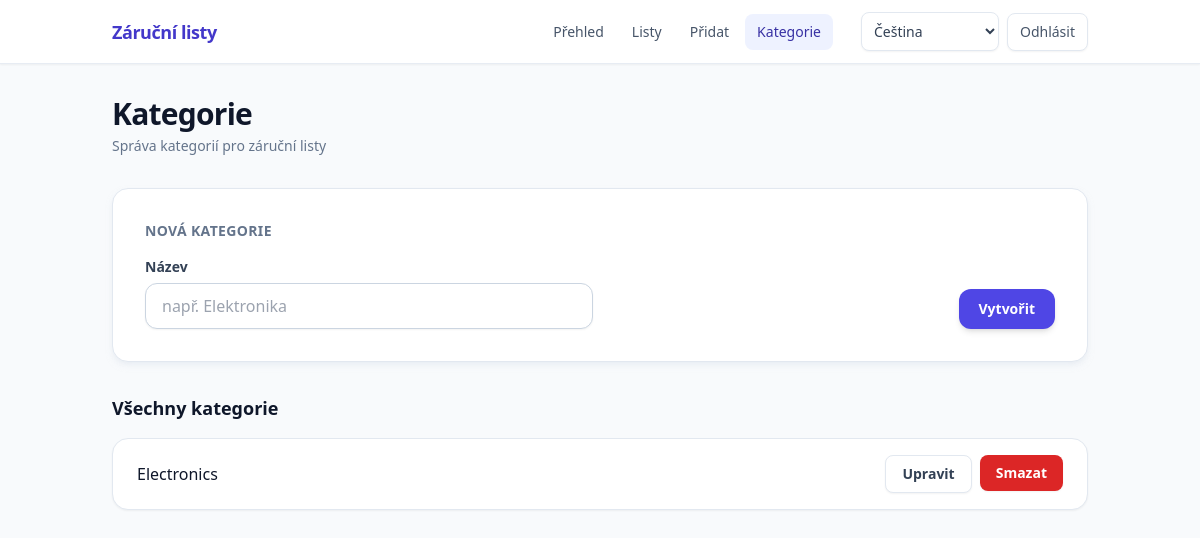
Before: /categories (signed in) with the older database file.
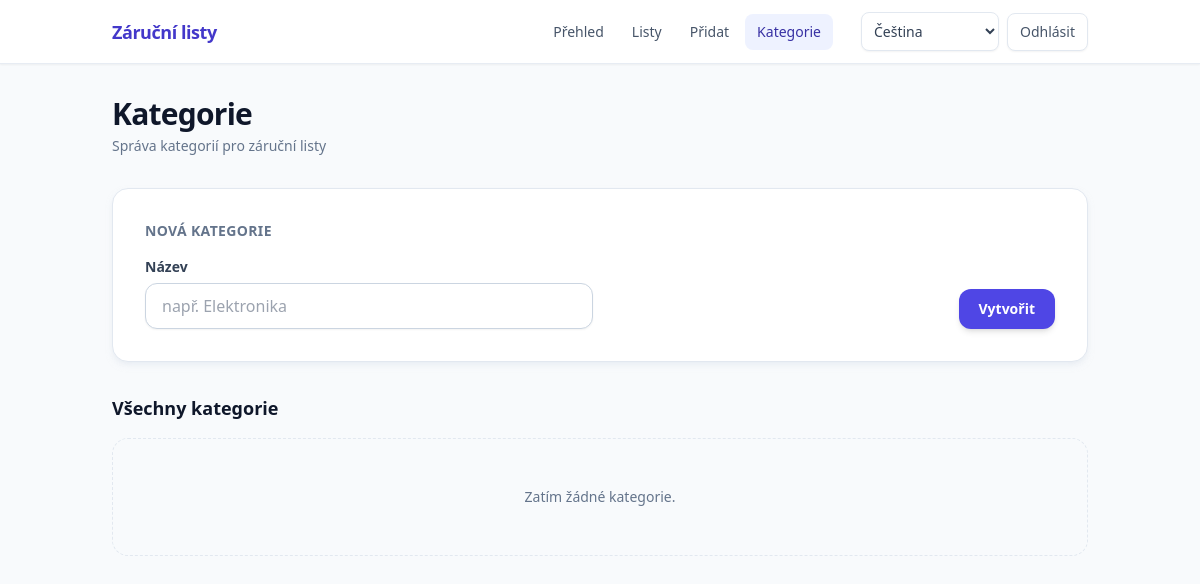
After: the same page with the newer database file.
### tables this page shows
CREATE TABLE categories (
                id INTEGER PRIMARY KEY AUTOINCREMENT,
                name TEXT NOT NULL UNIQUE
            );

### app.py (the view, shortened to what this page needs)
@app.route("/categories", methods=["GET", "POST"])
def categories():
    with closing(get_conn()) as conn:
        rows = conn.execute("SELECT id, name FROM categories ORDER BY name").fetchall()
    return render_template("categories.html", categories=rows)

### app.py (called while the page is built, shortened)
def get_conn():
    conn = sqlite3.connect(DB_PATH, timeout=30.0)
    conn.row_factory = sqlite3.Row
    n_tables = conn.execute(
        "SELECT COUNT(*) AS c FROM sqlite_master WHERE type='table' AND name NOT LIKE 'sqlite_%'"
    ).fetchone()["c"]
    if n_tables == 0:
        conn.execute("PRAGMA auto_vacuum = FULL")
    conn.execute("PRAGMA foreign_keys = ON")
    conn.execute("PRAGMA journal_mode = WAL")
    conn.execute("PRAGMA synchronous = NORMAL")
    return conn

@app.before_request
def _ensure():
    global _db_ok
    _scan_locales()
    g.lang = resolve_locale()
    if not _db_ok:
        init_db()
        _db_ok = True
    ep = request.endpoint
    if ep in PUBLIC_ENDPOINTS or ep is None:
        return
    if session.get("logged_in"):
        return

### i18n.py (called while the page is built, shortened)
def _scan_locales():
    global _locales_flat, _locales_meta, _locales_dir_mtime
    if not LOCALES_DIR.is_dir():
        LOCALES_DIR.mkdir(parents=True, exist_ok=True)
        _locales_flat = {}
        _locales_meta = {}
        _locales_dir_mtime = 0.0
        return
    mt = 0.0
    for p in LOCALES_DIR.glob("*.json"):
        if p.name.startswith("_") or p.name.startswith("."):
            continue
        try:
            mt = max(mt, p.stat().st_mtime)
        except OSError:
            continue
    if mt == _locales_dir_mtime and _locales_flat:
        return

def available_locales():
    _scan_locales()
    return sorted(_locales_flat.keys())

def locale_label(code):
    _scan_locales()
    m = _locales_meta.get(code) or {}
    if m.get("label"):
        return m["label"]
    return code.upper()

def resolve_locale():
    _scan_locales()
    avail = available_locales()
    if not avail:
        return DEFAULT_LOCALE
    ck = (request.cookies.get(LANG_COOKIE) or "").strip().lower()
    if ck in _locales_flat:
        return ck
    try:
        best = request.accept_languages.best_match(avail)
    except (AttributeError, TypeError, ValueError):
        best = None
    if best:
        return best
    if DEFAULT_LOCALE in _locales_flat:
        return DEFAULT_LOCALE
    return avail[0]

def _flat_for_lang(code):
    _scan_locales()
    cs = _locales_flat.get("cs", {})
    en = _locales_flat.get("en", {})
    if code == "cs":
        return dict(cs)
    if code == "en":
        return {**cs, **en}
    ow = _locales_flat.get(code, {})
    return {**cs, **en, **ow}

### templates/categories.html (shortened to what this page needs)
{% extends "base.html" %}
{% block body %}
<div class="mb-8">
  <h1 class="text-2xl font-bold tracking-tight text-slate-900 sm:text-3xl">{{ t('cat.title') }}</h1>
  <p class="mt-1 text-sm text-slate-500">{{ t('cat.subtitle') }}</p>
</div>
<div class="mb-8 rounded-2xl border border-slate-200 bg-white p-6 shadow-md shadow-slate-200/50 sm:p-8">
  <h2 class="mb-4 text-sm font-semibold uppercase tracking-wide text-slate-500">{{ t('cat.new_heading') }}</h2>
  <form method="post" action="{{ url_for('categories') }}" class="flex flex-col gap-4 sm:flex-row sm:items-end">
    <div class="min-w-0 flex-1">
      <label for="name" class="mb-1.5 block text-sm font-semibold text-slate-700">{{ t('cat.name') }}</label>
      <input type="text" id="name" name="name" required maxlength="200"
        class="block w-full max-w-md rounded-xl border border-slate-300 px-4 py-2.5 text-slate-900 shadow-sm focus:border-indigo-500 focus:outline-none focus:ring-2 focus:ring-indigo-500/20"
        placeholder="{{ t('cat.placeholder') }}">
    </div>
    <button type="submit" class="inline-flex shrink-0 items-center justify-center rounded-xl bg-indigo-600 px-5 py-2.5 text-sm font-semibold text-white shadow-md transition hover:bg-indigo-700 focus:outline-none focus:ring-2 focus:ring-indigo-500 focus:ring-offset-2">
      {{ t('cat.create') }}
    </button>
  </form>
</div>
<div>
  <h2 class="mb-4 text-lg font-semibold text-slate-900">{{ t('cat.all_heading') }}</h2>
  {% if categories %}
    <ul class="space-y-3">
      {% for c in categories %}
      <li class="flex flex-col gap-3 rounded-2xl border border-slate-200 bg-white p-4 shadow-sm transition hover:border-slate-300 hover:shadow-md sm:flex-row sm:items-center sm:justify-between sm:px-6">
        <span class="text-base font-medium text-slate-900">{{ c.name }}</span>
        <div class="flex flex-wrap gap-2">
          <a href="{{ url_for('edit_category', cid=c.id) }}" class="inline-flex items-center justify-center rounded-lg border border-slate-200 bg-white px-4 py-2 text-sm font-semibold text-slate-700 shadow-sm transition hover:bg-slate-50">
            {{ t('cat.edit') }}
          </a>
          <form method="post" action="{{ url_for('delete_category', cid=c.id) }}" class="inline" onsubmit="return confirm({{ t('cat.delete_confirm')|tojson }});">
            <button type="submit" class="inline-flex items-center justify-center rounded-lg bg-red-600 px-4 py-2 text-sm font-semibold text-white shadow-sm transition hover:bg-red-700">
              {{ t('cat.delete') }}
            </button>
          </form>
        </div>
      </li>
      {% endfor %}
    </ul>
  {% else %}
    <p class="rounded-2xl border border-dashed border-slate-200 bg-slate-50/80 px-6 py-12 text-center text-sm text-slate-500">{{ t('cat.empty') }}</p>
  {% endif %}
</div>
{% endblock %}

### templates/base.html (shortened to what this page needs)
<!DOCTYPE html>
<html lang="{{ lang }}">
<head>
  <link rel="stylesheet" href="{{ url_for('static', filename='css/tailwind.css') }}">
</head>
<body class="min-h-screen bg-slate-50 text-base text-slate-800 antialiased">
  {% if request.endpoint != 'login' %}
  <header class="sticky top-0 z-20 border-b border-slate-200/80 bg-white/95 shadow-sm backdrop-blur-sm">
    <div class="mx-auto flex max-w-5xl items-center justify-between gap-3 px-4 py-3 sm:px-6">
      <a href="{{ url_for('dashboard') }}" class="shrink-0 text-xl font-semibold tracking-tight text-indigo-700 md:text-lg">{{ t('nav.brand') }}</a>
      <nav class="hidden items-center gap-1 md:flex md:flex-1 md:justify-end md:pr-4">
        <a href="{{ url_for('dashboard') }}" class="rounded-lg px-3 py-2 text-base font-medium transition md:text-sm {% if request.endpoint == 'dashboard' %}bg-indigo-50 text-indigo-800{% else %}text-slate-600 hover:bg-slate-100 hover:text-slate-900{% endif %}">{{ t('nav.dashboard') }}</a>
        <a href="{{ url_for('warranties_list') }}" class="rounded-lg px-3 py-2 text-base font-medium transition md:text-sm {% if request.endpoint == 'warranties_list' %}bg-indigo-50 text-indigo-800{% else %}text-slate-600 hover:bg-slate-100 hover:text-slate-900{% endif %}">{{ t('nav.lists') }}</a>
        <a href="{{ url_for('add_warranty') }}" class="rounded-lg px-3 py-2 text-base font-medium transition md:text-sm {% if request.endpoint in ('add_warranty', 'edit_warranty') %}bg-indigo-50 text-indigo-800{% else %}text-slate-600 hover:bg-slate-100 hover:text-slate-900{% endif %}">{{ t('nav.add') }}</a>
        <a href="{{ url_for('categories') }}" class="rounded-lg px-3 py-2 text-base font-medium transition md:text-sm {% if request.endpoint in ('categories', 'edit_category') %}bg-indigo-50 text-indigo-800{% else %}text-slate-600 hover:bg-slate-100 hover:text-slate-900{% endif %}">{{ t('nav.categories') }}</a>
      </nav>
      <div class="flex items-center gap-2">
        <div class="relative hidden md:block">
          <select id="header-lang" class="max-w-[10rem] cursor-pointer rounded-lg border border-slate-200 bg-white py-2 pl-2 pr-8 text-sm text-slate-700 shadow-sm focus:border-indigo-500 focus:outline-none focus:ring-2 focus:ring-indigo-500/20" onchange="if(this.value) window.location.href=this.value;">
            {% for code in available_locales() %}
              <option value="{{ url_for('set_language', code=code) }}" {% if code == lang %}selected{% endif %}>{{ locale_label(code) }}</option>
            {% endfor %}
          </select>
        </div>
        <form method="post" action="{{ url_for('logout') }}" class="hidden md:block">
          <button type="submit" class="rounded-lg border border-slate-200 bg-white px-3 py-2 text-base font-medium text-slate-600 shadow-sm transition hover:bg-slate-50 md:text-sm">{{ t('nav.logout') }}</button>
        </form>
      </div>
    </div>
  </header>
  {% endif %}
  <main class="mx-auto max-w-5xl px-4 py-8 sm:px-6">
    {% block body %}{% endblock %}
  </main>
</body>
</html>

Changed rows visible on the page:
removed categories: name "Electronics", t "Upravit", t "Smazat"
Other visible differences:
{{ t('cat.empty') }}: (not shown) → "Zatím žádné kategorie."
